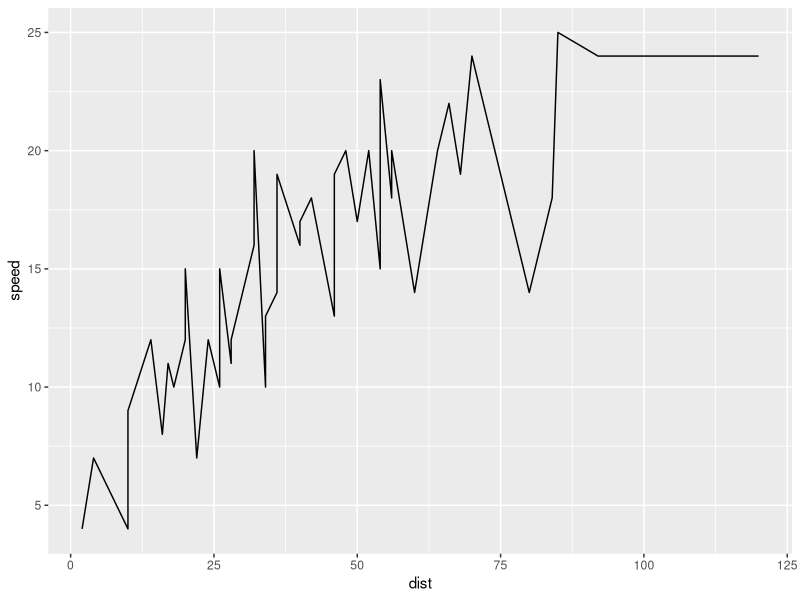

Generate this figure with R:
## ---- chunk 1
knitr::opts_chunk$set(echo = FALSE)
library(tidyverse)
## ---- chunk 2
ggplot(data = cars, aes(x = dist, y = speed)) +
  geom_line()
